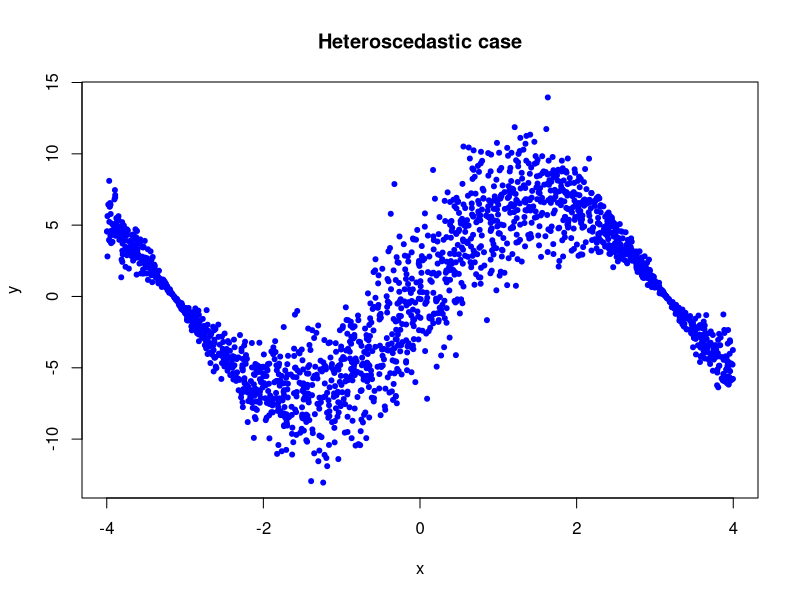
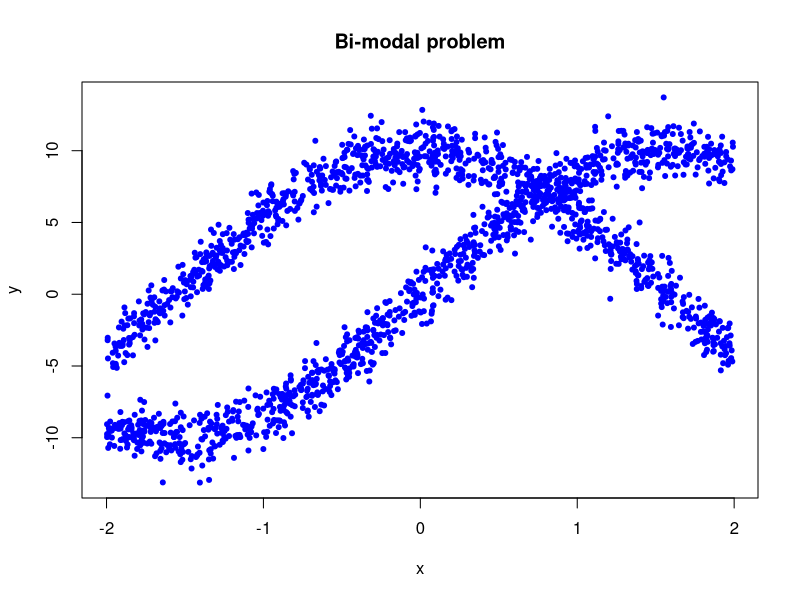

Source code (R) for these figures, in order:
# Generate synth problems to test the IPs method
setwd("/home/simon/Desktop/BNN/problemas_sinteticos")
set.seed(123)
samples = 2000

# Heterocedastic problem

x <- runif(samples, min = -4, max = 4)

eps_2 <- rnorm(samples)
y2 <- 7 * sin(x) + 3*abs(cos(x/2))*eps_2

plot(x, y2, pch = 20, col = "blue", main = "Heteroscedastic case", ylab = "y")

data_2 <- data.frame(x = x, y = y2)

write.table(x = data_2, file = "data_2.txt", col.names = F, row.names = F)

# Bimodal problem

x_1 <- runif(samples, min = -2.0, max = 2.0)
eps_1 <- rnorm(samples)
eps_2 <- rnorm(samples)

disc <- runif(samples, min = 0, max = 1)
data_1 <- data.frame(x = x_1, y = x_1) # Hacemos el preset de "y" y luego lo sobreescribimos

data_1$y[disc < 0.5] <- 10*cos(x_1[disc < 0.5]) + eps_2[disc < 0.5]
data_1$y[disc > 0.5] <- 10*sin(x_1[disc > 0.5]) + eps_1[disc > 0.5]
plot(data_1, pch = 20, col = "blue", main = "Bi-modal problem")

write.table(x = data_1, file = "data_1.txt", col.names = F, row.names = F)
